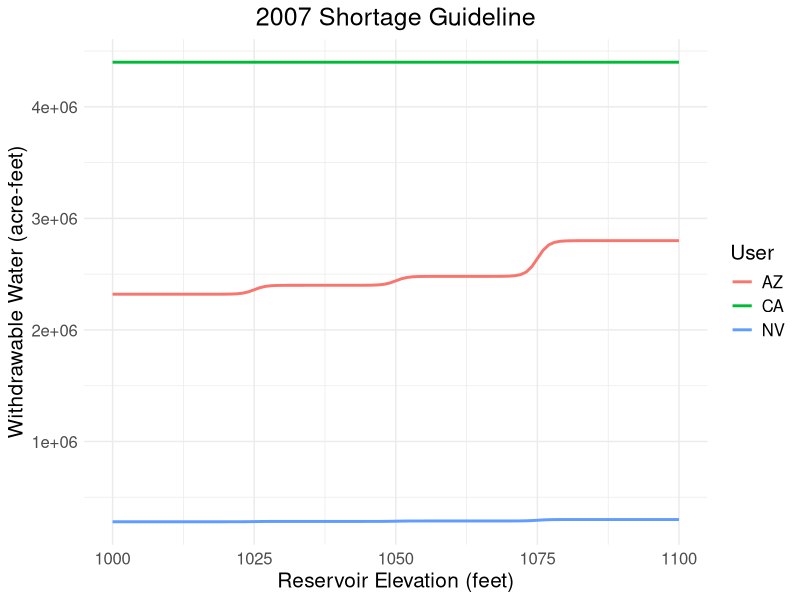

Generate this figure with R:
# Define reservoir elevation thresholds
elevation <- seq(1000, 1100, by = 1) # Fine-grained elevation for smooth transitions

# Sigmoid function parameters
transition_width <- 1 # Controls smoothness of transition between segments

# Define y-values for each segment
CA_y1 <- 4400000 # Constant for CA
AZ_y1 <- 2320000; AZ_y2 <- 2400000; AZ_y3 <- 2480000; AZ_y4 <- 2800000
NV_y1 <- 280000; NV_y2 <- 283000; NV_y3 <- 287000; NV_y4 <- 300000

# Define sigmoid function
sigmoid <- function(x, midpoint, width) {
  1 / (1 + exp(-(x - midpoint) / width))
}

# Calculate piecewise sigmoid functions for each range and state
CA_y <- rep(CA_y1, length(elevation)) # Constant for CA

AZ_y <- AZ_y1 + (AZ_y2 - AZ_y1) * sigmoid(elevation, 1025, transition_width) + 
  (AZ_y3 - AZ_y2) * sigmoid(elevation, 1050, transition_width) + 
  (AZ_y4 - AZ_y3) * sigmoid(elevation, 1075, transition_width)

NV_y <- NV_y1 + (NV_y2 - NV_y1) * sigmoid(elevation, 1025, transition_width) + 
  (NV_y3 - NV_y2) * sigmoid(elevation, 1050, transition_width) + 
  (NV_y4 - NV_y3) * sigmoid(elevation, 1075, transition_width)

# Plotting smooth transitions for each state
library(ggplot2)

data <- data.frame(
  Elevation = rep(elevation, 3),
  Withdrawable = c(CA_y, AZ_y, NV_y),
  State = factor(rep(c("CA", "AZ", "NV"), each = length(elevation)))
)

ggplot(data, aes(x = Elevation, y = Withdrawable, color = State)) +
  geom_line(size = 1) +
  labs(
    x = "Reservoir Elevation (feet)",
    y = "Withdrawable Water (acre-feet)",
    title = "2007 Shortage Guideline",
    color = "User" 
  ) +
  theme_minimal() +
  theme(
    legend.position = "right",
    text = element_text(size = 15),
    plot.title = element_text(hjust = 0.5)
  )

